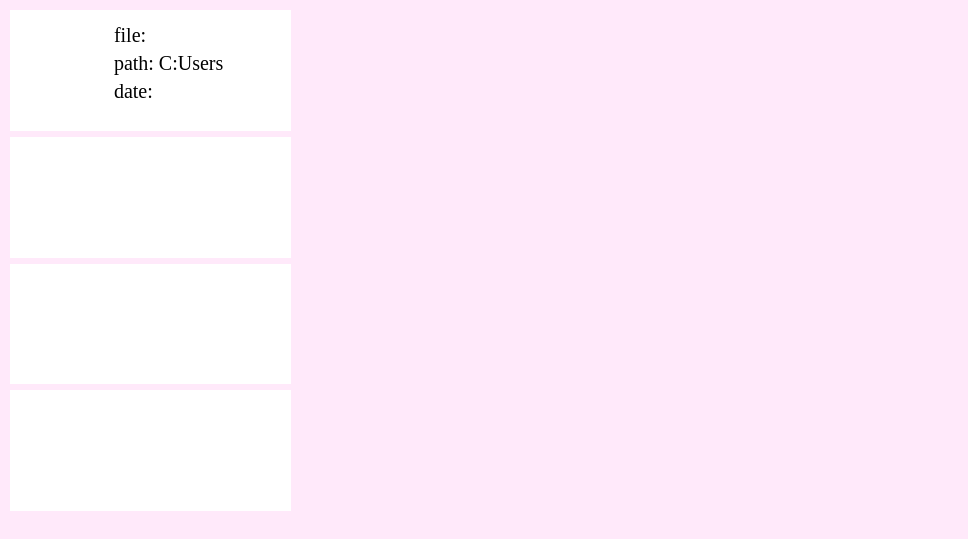
<?xml version="1.0" encoding="UTF-8"?>
<ui version="4.0">
 <class>MainWindow</class>
 <widget class="QMainWindow" name="MainWindow">
  <property name="geometry">
   <rect>
    <x>0</x>
    <y>0</y>
    <width>968</width>
    <height>539</height>
   </rect>
  </property>
  <property name="windowTitle">
   <string>MainWindow</string>
  </property>
  <property name="styleSheet">
   <string notr="true">background-color: rgb(255, 233, 250);</string>
  </property>
  <widget class="QWidget" name="centralwidget">
   <widget class="QWidget" name="verticalLayoutWidget">
    <property name="geometry">
     <rect>
      <x>10</x>
      <y>10</y>
      <width>281</width>
      <height>501</height>
     </rect>
    </property>
    <layout class="QVBoxLayout" name="verticalLayout">
     <item>
      <widget class="QLabel" name="label_2">
       <property name="styleSheet">
        <string notr="true">background-color: rgb(255, 255, 255);</string>
       </property>
       <property name="text">
        <string/>
       </property>
      </widget>
     </item>
     <item>
      <widget class="QLabel" name="label_3">
       <property name="styleSheet">
        <string notr="true">background-color: rgb(255, 255, 255);</string>
       </property>
       <property name="text">
        <string/>
       </property>
      </widget>
     </item>
     <item>
      <widget class="QLabel" name="label_4">
       <property name="styleSheet">
        <string notr="true">background-color: rgb(255, 255, 255);</string>
       </property>
       <property name="text">
        <string/>
       </property>
      </widget>
     </item>
     <item>
      <widget class="QLabel" name="label">
       <property name="styleSheet">
        <string notr="true">background-color: rgb(255, 255, 255);</string>
       </property>
       <property name="text">
        <string/>
       </property>
      </widget>
     </item>
    </layout>
   </widget>
   <widget class="QLabel" name="label_5">
    <property name="geometry">
     <rect>
      <x>114</x>
      <y>22</y>
      <width>41</width>
      <height>26</height>
     </rect>
    </property>
    <property name="font">
     <font>
      <family>Times New Roman</family>
      <pointsize>15</pointsize>
      <italic>false</italic>
     </font>
    </property>
    <property name="styleSheet">
     <string notr="true">background-color: rgb(255, 255, 255);
font-size: 15pt;</string>
    </property>
    <property name="text">
     <string>file:</string>
    </property>
   </widget>
   <widget class="QLabel" name="label_6">
    <property name="geometry">
     <rect>
      <x>114</x>
      <y>50</y>
      <width>155</width>
      <height>26</height>
     </rect>
    </property>
    <property name="font">
     <font>
      <family>Times New Roman</family>
      <pointsize>15</pointsize>
      <italic>false</italic>
     </font>
    </property>
    <property name="styleSheet">
     <string notr="true">background-color: rgb(255, 255, 255);
font-size: 15pt;</string>
    </property>
    <property name="text">
     <string>path: C:Users</string>
    </property>
   </widget>
   <widget class="QLabel" name="label_7">
    <property name="geometry">
     <rect>
      <x>114</x>
      <y>80</y>
      <width>41</width>
      <height>22</height>
     </rect>
    </property>
    <property name="font">
     <font>
      <family>Times New Roman</family>
      <pointsize>15</pointsize>
      <italic>false</italic>
     </font>
    </property>
    <property name="styleSheet">
     <string notr="true">background-color: rgb(255, 255, 255);
font-size: 15pt;</string>
    </property>
    <property name="text">
     <string>date:</string>
    </property>
   </widget>
   <widget class="QLabel" name="label_8">
    <property name="geometry">
     <rect>
      <x>380</x>
      <y>20</y>
      <width>97</width>
      <height>91</height>
     </rect>
    </property>
    <property name="minimumSize">
     <size>
      <width>97</width>
      <height>0</height>
     </size>
    </property>
    <property name="text">
     <string/>
    </property>
    <property name="pixmap">
     <pixmap>../PycharmProject/Instagram-Downloader-App/Views/Images/logo.png</pixmap>
    </property>
   </widget>
  </widget>
  <widget class="QStatusBar" name="statusbar"/>
 </widget>
 <resources/>
 <connections/>
</ui>
